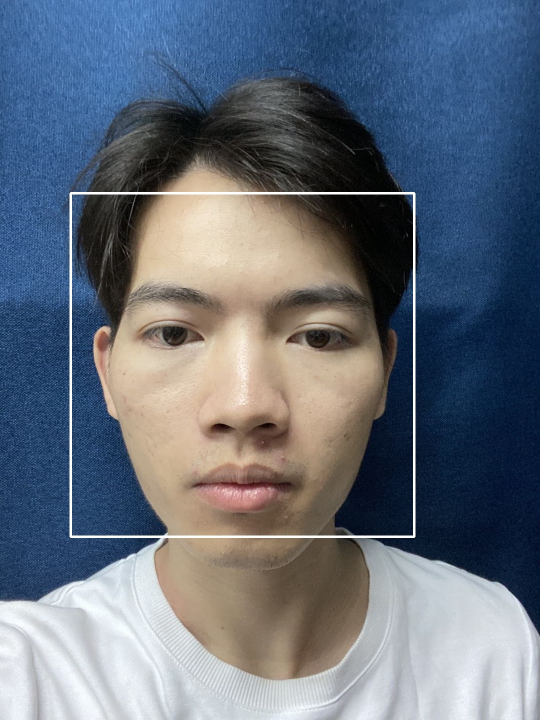
#> input picture test/face_detection/haar.jpg, 1080 x 1440 px (shown at 1/2 size)
$ python -i SkinTrimTestByStep.py   (imports and definitions only)
#> lines starting #> are read from the running program, lines starting #| are printed output that depends on the picture; after the words box and inside, x2 and y2 are one past the last pixel; in counts of white or black regions, pixels touching at a corner belong together
#> further down, picture is the input picture: shape (1440, 1080, 3); mean B, G, R 122.9, 109.7, 100.7
### utils/hsv_rgb_ycrcb.py
# https://raw.githubusercontent.com/Harmouch101/Face-Recogntion-Detection/master/skin_seg.py

"""
the following script implements the "RGB-H-CbCr Skin Colour Model for Human Face Detection"
algorithm for skin detection/extraction based on the paper published by
Nusirwan Anwar bin Abdul Rahman, Kit Chong Wei and John See
Faculty of Information Technology, Multimedia University
johnsee@mmu.edu.my
link : http://citeseerx.ist.psu.edu/viewdoc/download?doi=10.1.1.718.1964&rep=rep1&type=pdf
"""

import sys
import cv2
import imutils
import numpy as np
import matplotlib.pyplot as plt


# [4 lines left out: function cs, not called in this run]


class Skin_Detect():
    def __init__(self):
        # Constractor that does nothing
        pass

    # RGB bounding rule
    def Rule_A(self, BGR_Frame, plot=False):
        '''this function implements the RGB bounding rule algorithm
        --inputs:
        BGR_Frame: BGR components of an image
        plot: Bool type variable,if set to True draw the output of the algorithm
        --return a anumpy array of type bool like the following:
        [[False False False True]
        [False False False True]
        .
        .
        .
        [False False False True]]
        2d numpy array
        So in order to plot this matrix, we need to convert it to numbers like:
        255 for True values(white)
        0 for False(black)
        '''
#> called with plot = False
        B_Frame, G_Frame, R_Frame = [BGR_Frame[..., BGR] for BGR in range(3)]  # [...] is the same as [:,:]
        # you can use the split built-in method in cv2 library to get the b,g,r components
        # B_Frame, G_Frame, R_Frame  = cv2.split(BGR_Frame)
        # i am using reduce built in method to get the maximum of a 3 given matrices
        BRG_Max = np.maximum.reduce([B_Frame, G_Frame, R_Frame])
        BRG_Min = np.minimum.reduce([B_Frame, G_Frame, R_Frame])
        # at uniform daylight, The skin colour illumination's rule is defined by the following equation :
        Rule_1 = np.logical_and.reduce([R_Frame > 95, G_Frame > 40, B_Frame > 20,
                                        BRG_Max - BRG_Min > 15, abs(R_Frame - G_Frame) > 15,
                                        R_Frame > G_Frame, R_Frame > B_Frame])
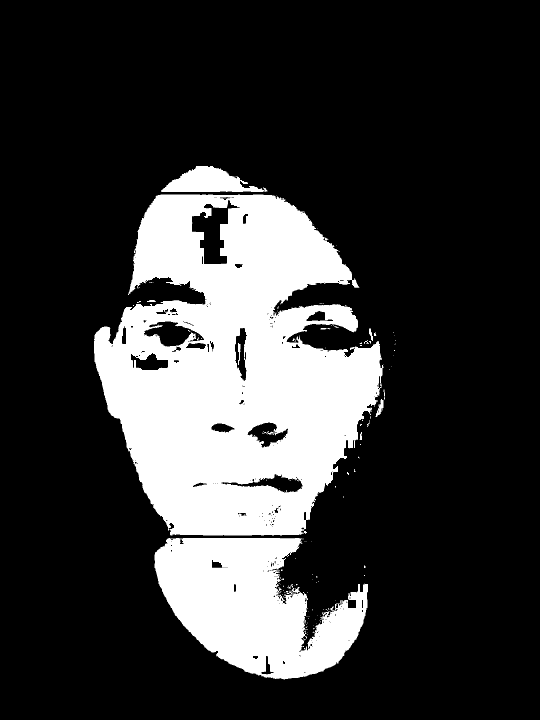
#> Rule_1: shape (1440, 1080) bool (shown at 1/2 size); 21.8% white; 140 white regions (125 under 20 px), largest, box (x1, y1, x2, y2) and area: (188, 389, 767, 1071) 256972, (309, 1076, 736, 1359) 74391, (322, 332, 535, 384) 6320
        # the skin colour under flashlight or daylight lateral illumination rule is defined by the following equation :
        Rule_2 = np.logical_and.reduce([R_Frame > 220, G_Frame > 210, B_Frame > 170,
                                        abs(R_Frame - G_Frame) <= 15, R_Frame > B_Frame, G_Frame > B_Frame])
        # Rule_1 U Rule_2
        RGB_Rule = np.logical_or(Rule_1, Rule_2)
        if plot == True:
            # original image RGB color
            rgb_img = cv2.merge([R_Frame, G_Frame, B_Frame])  # combine the RGB components to get the original image
            fig = plt.figure(figsize=(9, 8), dpi=90, facecolor='w', edgecolor='k')
            fig.suptitle('RGB space', fontsize=16)
            ax1 = fig.add_subplot(1, 2, 1)
            # hiding axis labels and ticks
            ax1.axes.get_xaxis().set_visible(False)
            ax1.axes.get_yaxis().set_visible(False)
            ax1.set_title('Original-Image')
            ax1.imshow(rgb_img)
            # black and white image
            img_bw = RGB_Rule.astype(np.uint8)  # Test the output
            img_bw *= 255
            ax2 = fig.add_subplot(1, 2, 2)
            ax2.axes.get_xaxis().set_visible(False)
            ax2.axes.get_yaxis().set_visible(False)
            ax2.set_title('RGB-Mask')
            # plot as a Grayscale image
            ax2.imshow(img_bw, cmap='gray', vmin=0, vmax=255, interpolation='nearest')
        # return the RGB mask
        return RGB_Rule

    def lines(self, axis):
        '''return a list of lines for a give axis'''
        # equation(3)
        line1 = 1.5862 * axis + 20
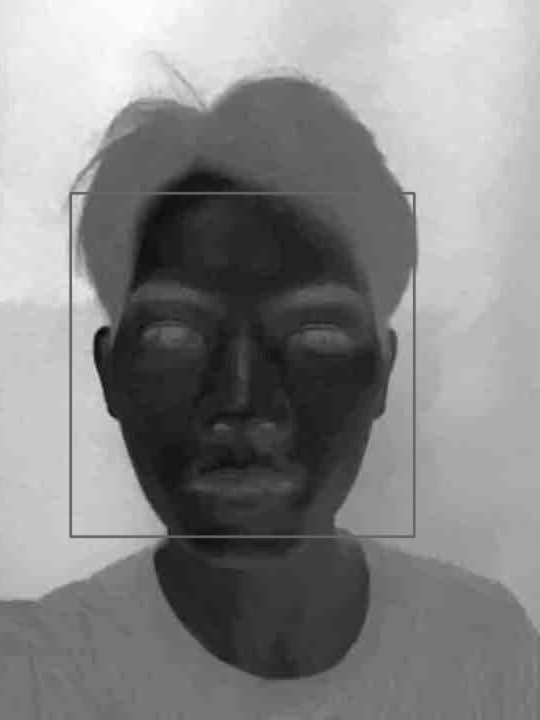
#> line1: shape (1440, 1080) float64 (shown at 1/2 size); min 181.8, max 284.9, mean 235.9; drawn with min black and max white
        # equation(4)
        line2 = 0.3448 * axis + 76.2069
        # equation(5)
        # the slope of this equation is not correct Cr ≥ -4.5652 × Cb + 234.5652
        # it should be around -1
        line3 = -1.005 * axis + 234.5652
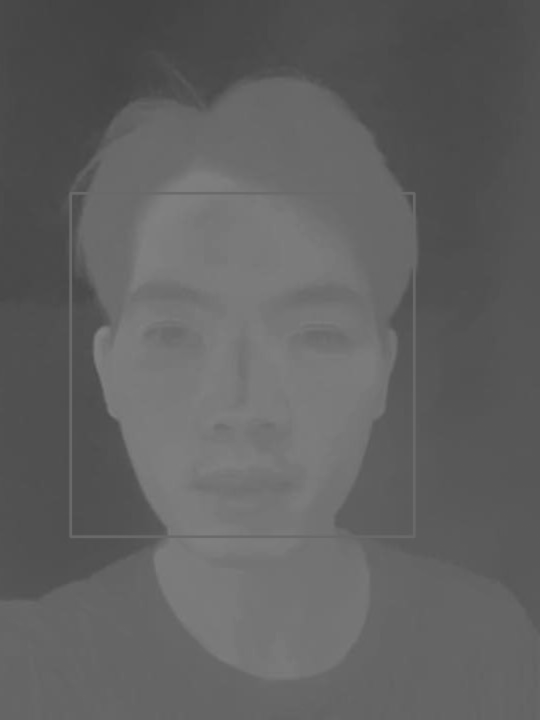
#> line3: shape (1440, 1080) float64 (shown at 1/2 size); min 66.73, max 132.1, mean 97.8
        # equation(6)
        line4 = -1.15 * axis + 301.75
        # equation(7)
        line5 = -2.2857 * axis + 432.85
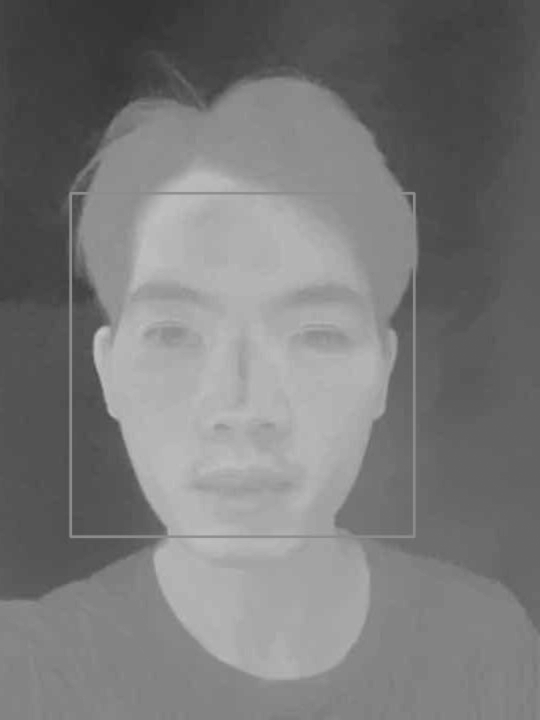
#> line5: shape (1440, 1080) float64 (shown at 1/2 size); min 51.14, max 199.7, mean 121.7
        return [line1, line2, line3, line4, line5]

    # The five bounding rules of Cr-Cb
    def Rule_B(self, YCrCb_Frame, plot=False):
        '''this function implements the five bounding rules of Cr-Cb components
        --inputs:
        YCrCb_Frame: YCrCb components of an image
        plot: Bool type variable,if set to True draw the output of the algorithm
        --return a anumpy array of type bool like the following:
        [[False False False True]
        [False False False True]
        .
        .
        .
        [False False False True]]
        2d numpy array
        So in order to plot this matrix, we need to convert it to numbers like:
        255 for True values(white)
        0 for False(black)
        '''
        Y_Frame, Cr_Frame, Cb_Frame = [YCrCb_Frame[..., YCrCb] for YCrCb in range(3)]
        line1, line2, line3, line4, line5 = self.lines(Cb_Frame)
        YCrCb_Rule = np.logical_and.reduce([line1 - Cr_Frame >= 0,
                                            line2 - Cr_Frame <= 0,
                                            line3 - Cr_Frame <= 0,
                                            line4 - Cr_Frame >= 0,
                                            line5 - Cr_Frame >= 0])
        # Create a plot
        if plot == True:
            fig1 = plt.figure(figsize=(9, 8), dpi=90, facecolor='w', edgecolor='k')
            ax1 = fig1.add_subplot(1, 1, 1)
            ax1.scatter(Cb_Frame, Cr_Frame, alpha=0.8, c='black', edgecolors='none', s=10, label="Cr")
            ax1.set_xlim([0, 255])
            ax1.set_ylim([0, 255])
            ax1.set_xlabel('Cb')
            ax1.set_ylabel('Cr')
            ax1.xaxis.set_label_coords(0.5, -0.025)
            # draw a line
            x_axis = np.linspace(0, 255, 100)
            line1, line2, line3, line4, line5 = self.lines(x_axis)
            ax1.plot(x_axis, line1, alpha=0.5, c='b', label="line1")
            ax1.plot(x_axis, line2, alpha=0.5, c='g', label="line2")
            ax1.plot(x_axis, line3, alpha=0.5, c='r', label="line3")
            ax1.plot(x_axis, line4, alpha=0.5, c='m', label="line4")
            ax1.plot(x_axis, line5, alpha=0.5, c='y', label="line5")
            plt.title('Bounding Rule for Cb-Cr space')
            plt.legend(loc=(1, 0.7))
            # plot the Y Cr and Cb components on a different figure
            fig2 = plt.figure(figsize=(9, 8), dpi=90, facecolor='w', edgecolor='k')
            fig2.suptitle('Y-Cr-Cb components', fontsize=16)
            # Y components
            ax2 = fig2.add_subplot(3, 1, 1)
            ax2.set_title('Distribution of Y')
            ax2.title.set_position([0.9, 0.95])
            ax2.set_xlabel('pixel intensity')
            ax2.xaxis.set_label_coords(0.5, -0.025)
            ax2.set_ylabel('number of pixels')
            ax2.hist_rgb(Y_Frame.ravel(), bins=256, range=(0, 256), fc='b', ec='b')
            # Cb components
            ax3 = fig2.add_subplot(3, 1, 2)
            ax3.set_title('Distribution of Cb')
            ax3.title.set_position([0.9, 0.95])
            ax3.set_xlabel('pixel intensity')
            ax3.xaxis.set_label_coords(0.5, -0.025)
            ax3.set_ylabel('number of pixels')
            ax3.hist_rgb(Cb_Frame.ravel(), bins=256, range=(0, 256), fc='b', ec='b')
            # Cr components
            ax4 = fig2.add_subplot(3, 1, 3)
            ax4.set_title('Distribution of Cr')
            ax4.title.set_position([0.9, 0.95])
            ax4.set_xlabel('pixel intensity')
            ax4.xaxis.set_label_coords(0.5, -0.025)
            ax4.set_ylabel('number of pixels')
            ax4.hist_rgb(Cr_Frame.ravel(), bins=256, range=(0, 256), fc='b', ec='b')
            # show the effect of the bounding rules of Cr-Cb
            # black and white image after the mask
            img_bw = YCrCb_Rule.astype(np.uint8)
            img_bw *= 255
            fig3 = plt.figure(figsize=(9, 8), dpi=90, facecolor='w', edgecolor='k')
            ax1 = fig3.add_subplot(1, 1, 1)
            ax1.axes.get_xaxis().set_visible(False)
            ax1.axes.get_yaxis().set_visible(False)
            ax1.set_title('CrCb-Mask')
            # plot as a Grayscale image
            ax1.imshow(img_bw, cmap='gray', vmin=0, vmax=255, interpolation='nearest')
        return YCrCb_Rule

    def Rule_C(self, HSV_Frame, plot=False):
        '''this function implements the five bounding rules of Cr-Cb components
        --inputs:
        HSV_Frame: Hue,saturation and value components of a given image
        plot: Bool type variable,if set to True draw the output of the algorithm
        --return a anumpy array of type bool like the following:
        [[False False False True]
        [False False False True]
        .
        .
        .
        [False False False True]]
        2d numpy array
        So in order to plot this matrix, we need to convert it to numbers like:
        255 for True values(white)
        0 for False(black)
        '''
#> called with plot = False
        Hue, Sat, Val = [HSV_Frame[..., i] for i in range(3)]
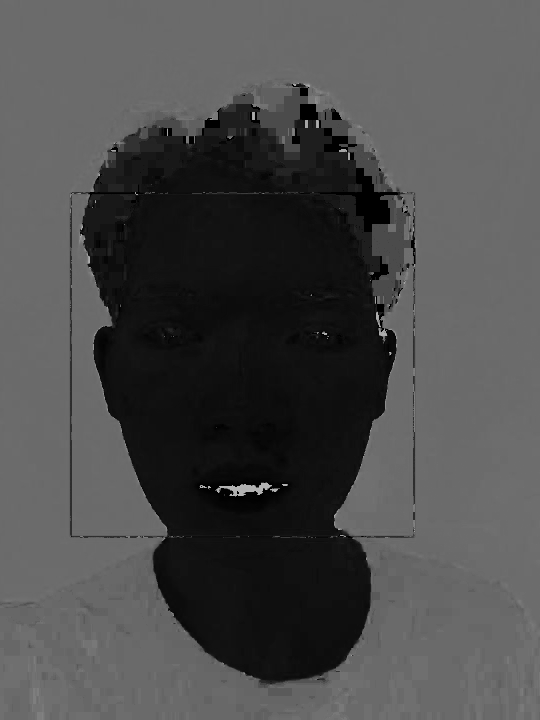
#> Hue: shape (1440, 1080) (shown at 1/2 size); min 0, max 179, mean 75.2
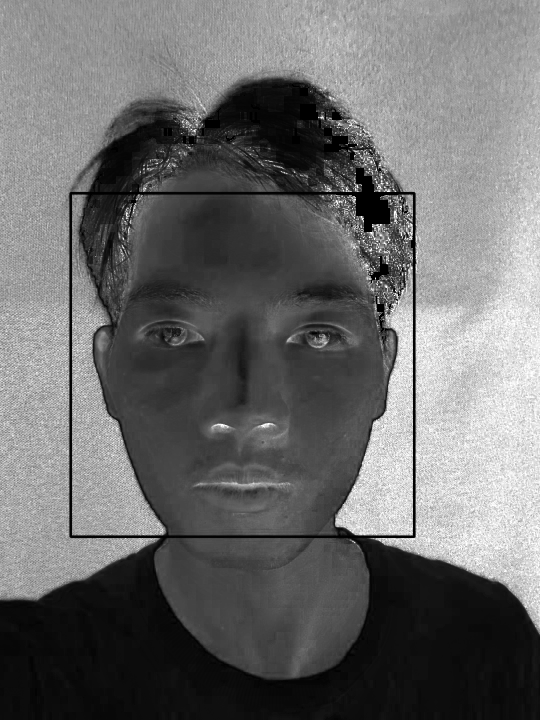
#> Sat: shape (1440, 1080) (shown at 1/2 size); min 0, max 255, mean 106.7
        # i changed the value of the paper 50 instead of 25 and 150 instead of 230 based on my plots
        HSV_ = np.logical_or(Hue < 50, Hue > 150)
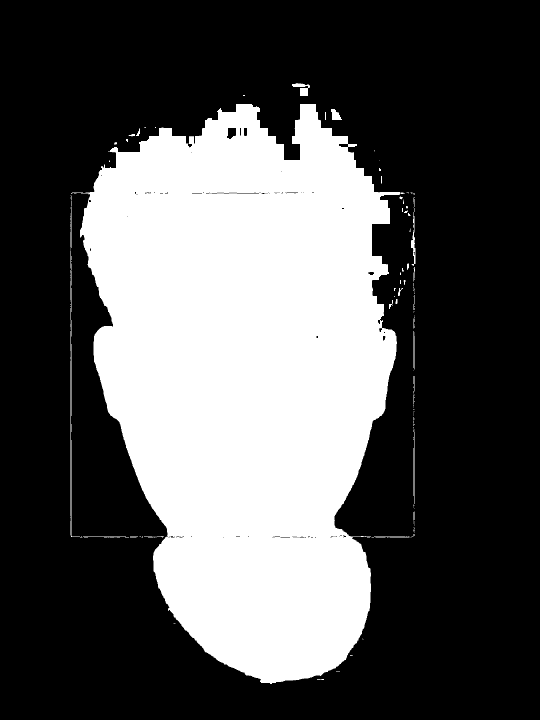
#> HSV_: shape (1440, 1080) bool (shown at 1/2 size); 34.2% white; 93 white regions (59 under 20 px), largest, box (x1, y1, x2, y2) and area: (142, 208, 810, 1368) 527541, (141, 501, 165, 1075) 1043, (584, 166, 620, 192) 461
        if plot == True:
            # Plot Hue(x_axis) vs Value(y_axis)
            fig1 = plt.figure(figsize=(9, 8), dpi=90, facecolor='w', edgecolor='k')
            ax1 = fig1.add_subplot(1, 2, 1)
            ax1.scatter(Hue, Val, alpha=0.8, c='b', edgecolors='none', s=10, label="Cr")
            ax1.set_xlim([0, 255])
            ax1.set_ylim([0, 255])
            ax1.set_xlabel('Hue')
            ax1.set_ylabel('Val')
            ax1.set_title('HSV skin color Distribution H vs V')
            # Plot Hue(x_axis) vs Sat(y_axis)
            ax2 = fig1.add_subplot(1, 2, 2)
            ax2.set_title('HSV skin color Distribution H vs S')
            ax2.scatter(Hue, Sat, alpha=0.8, c='b', edgecolors='none', s=10, label="Cr")
            ax2.set_xlim([0, 255])
            ax2.set_ylim([0, 255])
            ax2.set_xlabel('Hue')
            ax2.set_ylabel('Sat')
            # plot Hue mask
            Hue_bw = HSV_.astype(np.uint8)  # Test the output
            Hue_bw *= 255
            fig2 = plt.figure(figsize=(9, 8), dpi=90, facecolor='w', edgecolor='k')
            ax1 = fig2.add_subplot(1, 1, 1)
            ax1.axes.get_xaxis().set_visible(False)
            ax1.axes.get_yaxis().set_visible(False)
            ax1.set_title('Hue-Mask')
            # plot as a Grayscale image
            ax1.imshow(Hue_bw, cmap='gray', vmin=0, vmax=255, interpolation='nearest')
        return HSV_

    def RGB_H_CbCr(self, Frame_, plot=False):
        '''this function implements the RGB_H_CbCr bounding rule
        --inputs:
        Frame_: BGR image
        plot: Bool type variable,if set to True draw the output of the algorithm
        --return a anumpy array of type integer like the following:
        [[0 0 1 0]
        [1 0 1 0]
        .
        .
        .
        [0 0 1 1]]
        2d numpy array
        '''
        Ycbcr_Frame = cv2.cvtColor(Frame_, cv2.COLOR_BGR2YCrCb)
        HSV_Frame = cv2.cvtColor(Frame_, cv2.COLOR_BGR2HSV)
        # Rule A ∩ Rule B ∩ Rule C
        skin_ = np.logical_and.reduce([self.Rule_A(Frame_), self.Rule_B(Ycbcr_Frame), self.Rule_C(HSV_Frame)])
        if plot == True:
            skin_bw = skin_.astype(np.uint8)
            skin_bw *= 255
            # RGB original image
            RGB_Frame = cv2.cvtColor(Frame_, cv2.COLOR_BGR2RGB)
            seg = cv2.bitwise_and(Frame_, Frame_, mask=skin_bw)
            # plot as a Grayscale image
            cv2.imshow("Extracted Skin", seg)
        return np.asarray(skin_, dtype=np.uint8)


# [20 lines left out: function testIMG, not called in this run]


# [27 lines of commented-out code are left out]

### utils/MyDateUtils.py
from datetime import datetime


def getTodayDateTime():
    "返回格式为：'2021-05-03-02:15:13'"
    return datetime.today().strftime('%Y-%m-%d-%H:%M:%S')


def getTodayYearMonthDay():
    "返回格式为：'20210503'"
    return datetime.today().strftime('%Y%m%d')


def getTodayYearMonthDayHourMinSec():
    "返回格式为：'20210503_02_11_13'"
    return datetime.today().strftime('%Y%m%d_%H_%M_%S')


print("MyDateUtils", getTodayDateTime())

### test/skin_test/SkinTrimTestByStep.py
"""
https://ieeexplore.ieee.org/document/7783247
Skin Color Segmentation Using
Multi-Color Space Threshold
1Romi Fadillah Rahmat, 2Tengku Chairunnisa, 3Dani Gunawan, 4Opim Salim Sitompul
1,2,3Department of Information Technology
Faculty of Computer Science and Information Technology
University of Sumatera Utara
Medan, Indonesia
1romi.fadillah@usu.ac.id
2tengku.chairunnisa@students.usu.ac.id
3danigunawan@usu.ac.id
4opim@usu.ac.id
978-1-5090-2549-7/16/$31.00 ©2016 IEEE
Skin Color Segmentation Using
Multi-Color Space Threshold
"""

# https://nalinc.github.io/blog/2018/skin-detection-python-opencv/

# Required modules
import cv2
import imutils
import numpy as np
import matplotlib.pyplot as plt
from utils.hsv_rgb_ycrcb import Skin_Detect
from utils.ImageUtils import ImgUtils


class SkinTrimUtilsTestByStep:
    _sd = Skin_Detect()

    COLOR_SPACE_RGB = 0
    COLOR_SPACE_HSV = 1
    COLOR_SPACE_YCrCb = 2
    COLOR_SPACE_Lab = 3
    COLOR_SPACE_RGB_HSV_YCrCb = 4

    @staticmethod
    def getColorSpaceMask(image, colorType=COLOR_SPACE_RGB_HSV_YCrCb):
        minRange = np.array([0, 0, 0], np.uint8)
        maxRange = np.array([255, 255, 255], np.uint8)
        if colorType == SkinTrimUtilsTestByStep.COLOR_SPACE_RGB_HSV_YCrCb:
            """
               数据来源：
               Nusirwan Anwar bin Abdul Rahman, Kit Chong Wei and John See†
               RGB-H-CbCr Skin Colour Model for Human Face Detection
               Faculty of Information Technology, Multimedia University
               johnsee@mmu.edu.my†
               :param image:
               :return:
               """
            mask = SkinTrimUtilsTestByStep._sd.RGB_H_CbCr(image, False)
            mask = mask.astype(np.uint8)
            mask *= 255
            # mask = SkinTrimUtilsTestByStep.erode(mask)
            # mask = SkinTrimUtilsTestByStep.dilate(mask)
            return mask
        elif colorType == SkinTrimUtilsTestByStep.COLOR_SPACE_RGB:
            """
            数据来源：
            Available online at www.sciencedirect.com
            Manuel C. Sanchez-Cuevas, Ruth M. Aguilar-Ponce, J. Luis Tecpanecatl-Xihuitl
            A Comparison of Color Models for Color Face Segmentation
            100 < R < 160, 80 < G <, 50 < B < 120
            :param img:
            :return:
            """
            minRange = np.array([50, 80, 100], np.uint8)
            maxRange = np.array([120, 255, 160], np.uint8)
        elif colorType == SkinTrimUtilsTestByStep.COLOR_SPACE_Lab:
            """
            范围:
            This outputs 0≤L≤100, −127≤a≤127, −127≤b≤127 . The values are then converted to the destination data type:
            8-bit images: L←L∗255/100,a←a+128,b←b+128
            L:0-180
            a:0-255
            b:0-255
            :param image:
            :return:
            """
            minRange = np.array([0, 128, 127], np.uint8)
            maxRange = np.array([235, 143, 158], np.uint8)
            image = cv2.cvtColor(image, cv2.COLOR_BGR2Lab)
        elif colorType == SkinTrimUtilsTestByStep.COLOR_SPACE_HSV:
            """
            色相是颜色模型的颜色部分，并表示为0到360度之间的数字。在OpenCV中为0-180。定义主色[R，Y，G，C，B，M]
            饱和度是颜色中的灰色量，从0到100％。
            值与饱和度结合使用，并描述颜色的亮度或强度（0％至100％）。

            范围来源: Tsekeridou, S. and Pitas, I., “Facial feature extraction in frontal
            views using biometric analogie,” in 9th European Signal Processing
            Conference (EUSIPCO 1998), 1998, pp. 1-4

            In previous research, Tsekeridou and Pitas [22] had
            selected pixels having skin color by setting thresholds as
            换算关系：
            8-bit images: V←255V,S←255S,H←H/2(to fit to 0 to 255)
            标准:
            V >= 40,
            0.2 < S < 0.6
            0 < H < 25 OR 335< H < 360
            转换成OpenCV
            V >= 40
            51 < S < 153
            0 < H < 13或者 177 < H < 180
            :param image:
            :return:
            """
            # minRange = np.array([0, 51, 40], dtype="uint8")
            # maxRange = np.array([13, 255, 255], dtype="uint8")
            minRange = np.array([0, 0, 0], dtype="uint8")
            maxRange = np.array([13, 255, 255], dtype="uint8")
            image = cv2.cvtColor(image, cv2.COLOR_BGR2HLS)
        elif colorType == SkinTrimUtilsTestByStep.COLOR_SPACE_YCrCb:
            minRange = np.array([0, 133, 77], np.uint8)
            maxRange = np.array([255, 173, 127], np.uint8)
            image = cv2.cvtColor(image, cv2.COLOR_BGR2YCrCb)

        mask = cv2.inRange(image, minRange, maxRange)
        # mask = SkinTrimUtilsTestByStep.erode(mask)
        # mask = SkinTrimUtilsTestByStep.dilate(mask)
        return mask

    # [42 lines left out: functions erode, dilate, gaussianBlur, testVideo, not called in this run]


def putTextTo(img, text):
    cv2.putText(img, text, (1, 20),
                cv2.FONT_HERSHEY_SIMPLEX, 0.8, (255, 255, 255), cv2.LINE_4)


# [23 lines left out: functions showImage, testImage, not called in this run]


# [3 lines not run here, left out]

>>> import cv2
>>> picture = cv2.imread('../face_detection/haar.jpg')
>>> result = SkinTrimUtilsTestByStep().getColorSpaceMask(picture)
